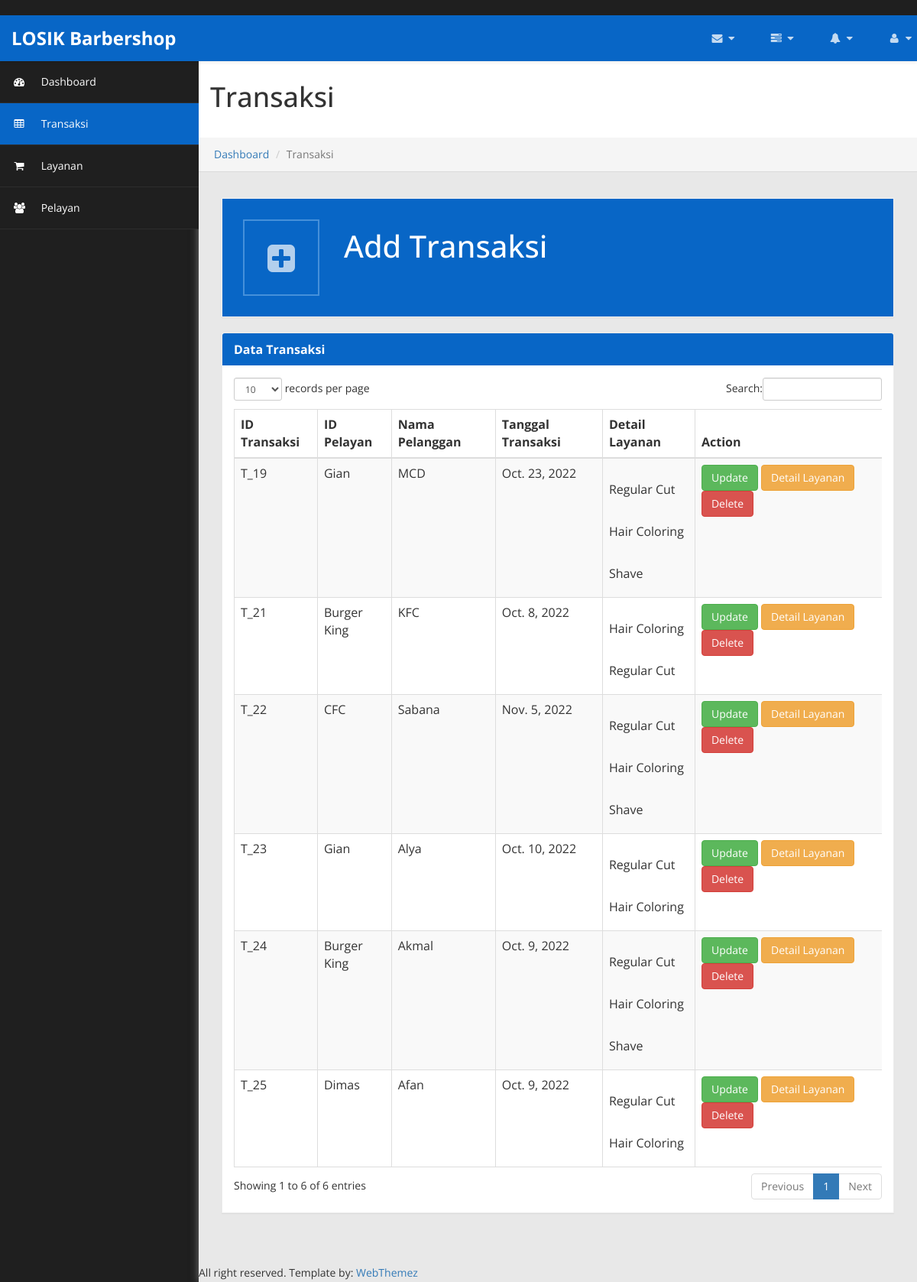
The app's page /transaksi with its own data.
### app/models.py (models this page shows, shortened)
class transaksi(models.Model):
    idtransaksi = models.AutoField(primary_key=True)
    idpelayan = models.ForeignKey(pelayan,on_delete=models.CASCADE)
    namapelanggan = models.CharField(max_length=50)
    tanggaltransaksi = models.DateField()

class pelayan(models.Model):
    idpelayan = models.AutoField(primary_key=True)
    namapelayan = models.CharField(max_length=50)
    notelp = models.IntegerField()
    alamat = models.CharField(max_length=50)

class detaillayanan(models.Model):
    iddetaillayanan = models.AutoField(primary_key=True)
    idtransaksi = models.ForeignKey(transaksi,on_delete=models.CASCADE)
    idlayanan = models.ForeignKey(layanan,on_delete=models.CASCADE)

class layanan(models.Model):
    idlayanan = models.AutoField(primary_key=True)
    jenislayanan = models.CharField(max_length=15)
    hargalayanan = models.IntegerField()

### app/views.py (the view)
# urls.py: path('transaksi',views.transaksi,name='transaksi'),
def transaksi(request):
    data=[]
    alltransaksiobj = models.transaksi.objects.all()
    for item in alltransaksiobj:
        dummy=[]
        id_transaksi = item.idtransaksi
        servicedetail = models.detaillayanan.objects.filter(idtransaksi = id_transaksi)
        dummy.append(item)
        dummy.append(servicedetail)
        data.append(dummy)
    return render(request, 'tabletransaksi.html',{
        "transaksi" : data
    })

### app/templates/tabletransaksi.html (shortened to what this page needs)
﻿{% load static %}
<!DOCTYPE html>
<html xmlns="http://www.w3.org/1999/xhtml">
<head>
    <link href="{% static 'assets/css/bootstrap.css' %}" rel="stylesheet" />
    <link href="{% static 'assets/css/font-awesome.css' %}" rel="stylesheet" />
    <link href="{% static 'assets/css/custom-styles.css' %}" rel="stylesheet" />
    <link href="{% static 'assets/js/dataTables/dataTables.bootstrap.css' %}" rel="stylesheet" />
</head>
<body>
    <div id="wrapper">
        <nav class="navbar navbar-default top-navbar" role="navigation">
            <div class="navbar-header">
                <a class="navbar-brand" href="{% url 'home' %}"><strong>LOSIK Barbershop</strong></a>
            </div>
            <ul class="nav navbar-top-links navbar-right">
                <li class="dropdown">
                    <a class="dropdown-toggle" data-toggle="dropdown" href="#" aria-expanded="false">
                        <i class="fa fa-envelope fa-fw"></i> <i class="fa fa-caret-down"></i>
                    </a>
                </li>
                <li class="dropdown">
                    <a class="dropdown-toggle" data-toggle="dropdown" href="#" aria-expanded="false">
                        <i class="fa fa-tasks fa-fw"></i> <i class="fa fa-caret-down"></i>
                    </a>
                </li>
                <li class="dropdown">
                    <a class="dropdown-toggle" data-toggle="dropdown" href="#" aria-expanded="false">
                        <i class="fa fa-bell fa-fw"></i> <i class="fa fa-caret-down"></i>
                    </a>
                </li>
                <li class="dropdown">
                    <a class="dropdown-toggle" data-toggle="dropdown" href="#" aria-expanded="false">
                        <i class="fa fa-user fa-fw"></i> <i class="fa fa-caret-down"></i>
                    </a>
                </li>
            </ul>
        </nav>
        <nav class="navbar-default navbar-side" role="navigation">
            <div class="sidebar-collapse">
                <ul class="nav" id="main-menu">
                    <li>
                        <a href="{% url 'home' %}"><i class="fa fa-dashboard"></i> Dashboard</a>
                    </li>
                    <li>
                        <a class="active-menu" href="{% url 'transaksi' %}"><i class="fa fa-table"></i> Transaksi</a>
                    </li>
					<li>
                        <a href="{% url 'layanan' %}"><i class="fa fa-shopping-cart"></i> Layanan</a>
                    </li>
                    <li>
                        <a href="{% url 'index' %}"><i class="fa fa-users"></i> Pelayan</a>
                    </li>
                </ul>
            </div>
        </nav>
        <div id="page-wrapper" >
		  <div class="header">
                        <h1 class="page-header">
                            Transaksi
                        </h1>
						<ol class="breadcrumb">
					  <li><a href="{% url 'home' %}">Dashboard</a></li>
					  <li class="active">Transaksi</li>
					</ol>
		</div>
            <div id="page-inner">
                <div class="row">
                    <div class="col-md-12 col-sm-12 col-xs-12" >
                        <div class="panel panel-body text-center no-boder blue">
                            <div class="panel-left pull-left blue">
                                <a href="{% url 'createdatatransaksi' %}">
                                    <i class="fa fa-plus-square fa-5x"></i>
                                </a>
                            </div>
                            <div class="panel-right">
								<h3>Add Transaksi</h3>
                            </div>
                        </div>
                    </div>
                </div>
            <div class="row">
                <div class="col-md-12">
                    <div class="panel panel-default">
                        <div class="panel-heading">
                             Data Transaksi
                        </div>
                        <div class="panel-body">
                            <div class="table-responsive">
                                <table class="table table-striped table-bordered table-hover" id="dataTables-example">
                                    <thead>
                                        <tr>
                                            <th>ID Transaksi</th>
                                            <th>ID Pelayan</th>
                                            <th>Nama Pelanggan</th>
                                            <th>Tanggal Transaksi</th>
                                            <th>Detail Layanan</th>
                                            <th>Action</th>
                                        </tr>
                                    </thead>
                                    <tbody>
                                        {% for item in transaksi %}
                                        <tr>
                                            <td>T_{{item.0.idtransaksi}}</td>
                                            <td>{{ item.0.idpelayan.namapelayan }}</td>
                                            <td>{{ item.0.namapelanggan }}</td>
                                            <td>{{ item.0.tanggaltransaksi}}</td>
                                            <td>
                                                {% for x in item.1 %}
                                                <p>
                                                    {{x.idlayanan.jenislayanan}}
                                                </p>
                                                {% endfor %}
                                            </td>
                                            <td>
                                                <a class ="btn btn-success" href="{% url 'updatetransaksi' item.0.idtransaksi %}">Update</a>
                                                <a class ="btn btn-warning" href="{% url 'detaillayanan' item.0.idtransaksi %}">Detail Layanan</a>
                                                <a class ="btn btn-danger" href="{% url 'deletetransaksi' item.0.idtransaksi %}">Delete</a>
                                            </td>
                                        </tr>
                                        {% endfor %}
                                        </tbody>
                                </table>
                            </div>
                        </div>
                    </div>
                </div>
            </div>
        </div>
               <footer><p>All right reserved. Template by: <a href="http://webthemez.com">WebThemez</a></p></footer>
    </div>
            </div>
</body>
</html>

### static/css/custom-styles.css (style rules this page uses)
body { font-family: 'Open Sans', sans-serif; background: #1F1F1F; }
#wrapper { width: 100%; }
#page-wrapper { padding: 15px 15px; min-height: 600px; background: #E8E8E8; }
#page-inner { width:100%; margin:10px 20px 10px 0px; background-color:transparent; padding: 15px 30px; min-height:1200px; }
.text-center { text-align:center; }
.no-boder { border:1px solid #f3f3f3; }
h1, .h1, h2, .h2, h3, .h3 { margin-top: 7px; margin-bottom: -5px; }
p { font-size:16px; line-height:25px; padding-top:20px; }
.navbar-side { z-index: 0; }
.panel { border-radius:0px; }
.navbar-side .nav > li > a > i { color: #FFFFFF; padding: 8px; width: 30px; text-align: center; }
.top-navbar { position: fixed; width: 100%; z-index: 300; -webkit-box-shadow: 0 3px 3px rgba(0, 0, 0, 0.05); -moz-box-shadow: 0 3px 3px rgba(0, 0, 0, 0.05); box-shadow: 0 3px 3px rgba(0, 0, 0, 0.05); }
.navbar-side { z-index: 1; position: fixed; width: 260px; top: 80px; }
#page-wrapper { position: relative; top: 55px; box-shadow: 0 0 10px #757575; -moz-box-shadow: 0 0 10px #757575; -webkit-box-shadow: 0 0 10px #757575; }
.breadcrumb { padding: 12px 10px 12px 20px; margin-bottom: 20px; list-style: none; border-radius: 0; -webkit-box-shadow: 0 1px 1px rgba(0,0,0,.05); box-shadow: 0 1px 1px rgba(0,0,0,.05); }
.page-header { padding-bottom: 9px; margin: 0; border-bottom: 1px solid transparent; text-align: left;background-color: #fff;padding: 32px 22px 32px 15px; }
.panel-left { width: 100px; height: 100px; background: #0866C6; border: 2px solid #4590DA; overflow: hidden; margin: 12px; }
.panel-left .fa-5x { font-size: 3em; color: rgba(255, 255, 255, 0.69); padding: 29px 0; margin-bottom:30px; }
.panel-right { height: 124px; background: transparent; margin-bottom: 0; color: #FFFFFF; float: left;text-align: left;padding-left: 20px;font-size: 16px;text-shadow: none;font-weight: 100; }
.panel-right h3 { font-size: 40px; padding: 18px 10px 13px 0; color: #FFFFFF; }
.panel-default { border-color: #ECECEC; }
.panel-default > .panel-heading { color: #FFF; border-color: #FFF; font-weight:bold; background: #0866C6; font-size: 16px; text-shadow: none; }
.panel-heading { border-bottom: 1px solid transparent; border-top-left-radius: 3px; border-top-right-radius: 3px; }
.blue { background-color: #0866C6; color: #fff }
footer p { font-size: 14px; }
.top-navbar { margin:0px; }
.top-navbar .navbar-brand { color: #fff; width: 260px; text-align: left; height: 60px; font-size: 24px; font-weight: 700; line-height: 30px; background: #0866c6; }
.top-navbar .nav > li { position: relative; display: inline-block; margin: 0px; padding: 0px; }
.top-navbar .nav > li > a { position: relative; display: block; padding: 20px; color: #FFFFFF; margin: 0px; }
.active-menu { background-color: #0866C6 !important; color: #fff !important; }
.active-menu i { color: #fff !important; }
.sidebar-collapse , .sidebar-collapse .nav { background:none; }
.sidebar-collapse .nav { padding:0; }
.sidebar-collapse .nav > li > a { color: #FFFFFF; background:transparent; text-shadow:none; }
.sidebar-collapse > .nav > li > a { padding: 12px 10px; }
.sidebar-collapse > .nav > li { border-bottom: 1px solid rgba(107, 108, 109, 0.19); }
.navbar-side { border:none; background: #1F1F1F; }
.top-navbar { background: #0866c6; border-bottom:none; }
.top-navbar .nav > li > a > i { margin-right: 2px; }
.navbar-default { border:0px solid black; }
.navbar-header { background: transparent; }
.nav > li > a > i { margin-right:10px; color: rgba(255, 255, 255, 0.76); }
@media (min-width:768px) { #page-wrapper { margin: 0 0 0 260px; padding: 0; min-height: 1200px; } }
@media (min-width:768px) { .navbar-side { width: 260px; z-index: 1; } }
@media (min-width:768px) { .navbar { border-radius: 0px; } }

### records on screen
transaksi: idtransaksi "19", idpelayan.namapelayan "Gian", namapelanggan "MCD", tanggaltransaksi "Oct. 23, 2022"
detaillayanan: idlayanan.jenislayanan "Regular Cut"
detaillayanan: idlayanan.jenislayanan "Hair Coloring"
detaillayanan: idlayanan.jenislayanan "Shave"
transaksi: idtransaksi "21", idpelayan.namapelayan "Burger King", namapelanggan "KFC", tanggaltransaksi "Oct. 8, 2022"
detaillayanan: idlayanan.jenislayanan "Hair Coloring"
detaillayanan: idlayanan.jenislayanan "Regular Cut"
transaksi: idtransaksi "22", idpelayan.namapelayan "CFC", namapelanggan "Sabana", tanggaltransaksi "Nov. 5, 2022"
detaillayanan: idlayanan.jenislayanan "Regular Cut"
detaillayanan: idlayanan.jenislayanan "Hair Coloring"
detaillayanan: idlayanan.jenislayanan "Shave"
transaksi: idtransaksi "23", idpelayan.namapelayan "Gian", namapelanggan "Alya", tanggaltransaksi "Oct. 10, 2022"
detaillayanan: idlayanan.jenislayanan "Regular Cut"
detaillayanan: idlayanan.jenislayanan "Hair Coloring"
transaksi: idtransaksi "24", idpelayan.namapelayan "Burger King", namapelanggan "Akmal", tanggaltransaksi "Oct. 9, 2022"
detaillayanan: idlayanan.jenislayanan "Regular Cut"
detaillayanan: idlayanan.jenislayanan "Hair Coloring"
detaillayanan: idlayanan.jenislayanan "Shave"
transaksi: idtransaksi "25", idpelayan.namapelayan "Dimas", namapelanggan "Afan", tanggaltransaksi "Oct. 9, 2022"
detaillayanan: idlayanan.jenislayanan "Regular Cut"
detaillayanan: idlayanan.jenislayanan "Hair Coloring"
